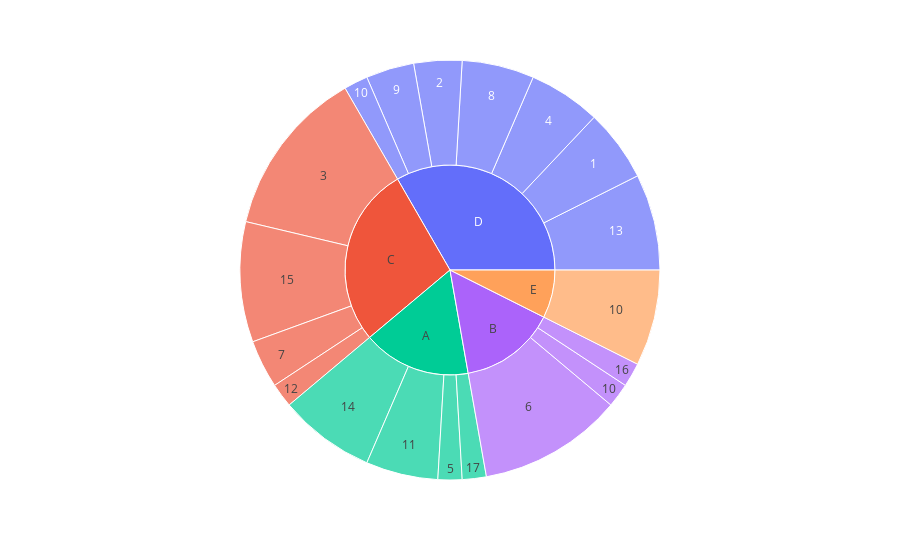

The notebook cell this image was saved under:
### Markdown cell above
## Step 1.4 - Looking at clusters per type of store - Data issues most likely with cluster 10, normally all clusters belong to 1 storetype (thus it is a hierarchy)

Delving into store type and cluster we found out except of cluster 10, all clusters belong to 1 storetype.

### Code cell
import plotly.express as px

df_storestypeclustercount = df_stores.groupby(['type','cluster']).count().reset_index()
df_storestypeclustercount = df_storestypeclustercount.rename(columns={'city':'count'})


Storessunburst1 = px.sunburst(df_storestypeclustercount, path=['type','cluster'], values='count',
                               color = 'type',
                                color_continuous_scale='RdBu',
                                color_continuous_midpoint=np.average(df_storestypeclustercount['count'], weights=df_storestypeclustercount['count']))

Storessunburst1.show()

df_storestypeclustercount

### Figure 1 — Plotly figure (JSON) as saved in the notebook; plotly's stock layout.template omitted (floating-point values rounded to 4 significant figures)
{"data": [{"branchvalues": "total", "customdata": [["D"], ["D"], ["C"], ["D"], ["A"], ["B"], ["C"], ["D"], ["B"], ["D"], ["D"], ["B"], ["E"], ["A"], ["C"], ["D"], ["A"], ["C"], ["A"], ["A"], ["B"], ["C"], ["D"], ["E"]], "domain": {"x": [0, 1], "y": [0, 1]}, "hovertemplate": "labels=%{label}<br>count=%{value}<br>parent=%{parent}<br>id=%{id}<br>type=%{customdata[0]}<extra></extra>", "ids": ["D/1", "D/2", "C/3", "D/4", "A/5", "B/6", "C/7", "D/10", "B/10", "D/8", "D/9", "B/16", "E/10", "A/11", "C/12", "D/13", "A/14", "C/15", "A/17", "A", "B", "C", "D", "E"], "labels": ["1", "2", "3", "4", "5", "6", "7", "10", "10", "8", "9", "16", "10", "11", "12", "13", "14", "15", "17", "A", "B", "C", "D", "E"], "marker": {"colors": ["#636efa", "#636efa", "#EF553B", "#636efa", "#00cc96", "#ab63fa", "#EF553B", "#636efa", "#ab63fa", "#636efa", "#636efa", "#ab63fa", "#FFA15A", "#00cc96", "#EF553B", "#636efa", "#00cc96", "#EF553B", "#00cc96", "#00cc96", "#ab63fa", "#EF553B", "#636efa", "#FFA15A"]}, "name": "", "parents": ["D", "D", "C", "D", "A", "B", "C", "D", "B", "D", "D", "B", "E", "A", "C", "D", "A", "C", "A", "", "", "", "", ""], "type": "sunburst", "values": [3, 2, 7, 3, 1, 6, 2, 1, 1, 3, 2, 1, 4, 3, 1, 4, 4, 5, 1, 9, 8, 15, 18, 4]}], "layout": {"legend": {"tracegroupgap": 0}, "margin": {"t": 60}}}
